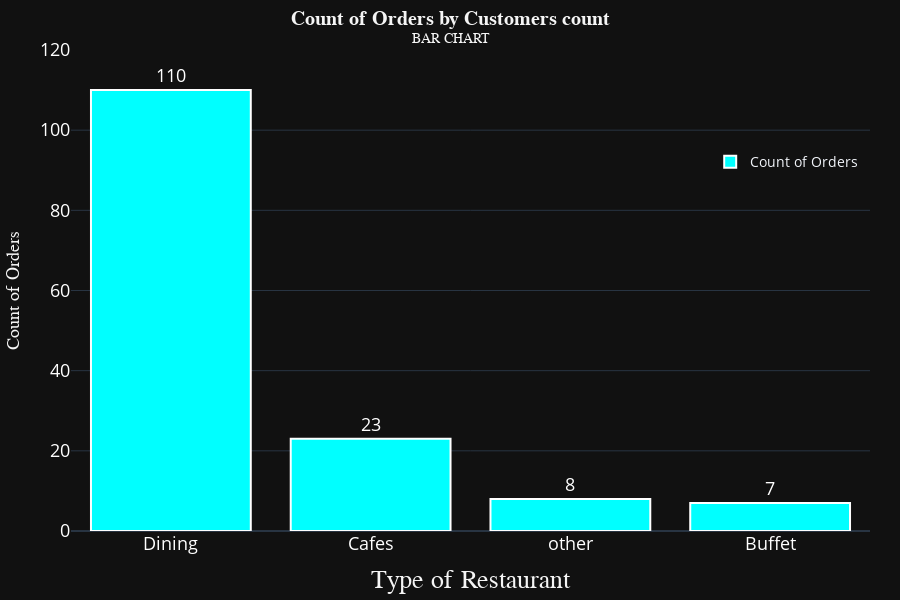

This figure's notebook cell:
### Code cell
trace = go.Bar(
    x = cusc['listed_in(type)'],
    y = cusc['name'],
    marker = dict(color = 'cyan', line = dict(color = 'white', width = 2)),
    text = cusc['name'],
    textposition = 'outside',
    textfont = dict(size = 18, color = 'white'),
    hovertemplate = "%{y}<extra></extra>",
    showlegend = True,
    name = 'Count of Orders'
)

layout = go.Layout(
    title = dict(text = '<b>Count of Orders by Customers count</b><br><sup>BAR CHART</sup>', 
                 font = dict(family = 'Arial', color = 'whitesmoke', size = 20), x = 0.5),
    xaxis = dict(title = dict(text = 'Type of Restaurant', font = dict(size = 26, color = 'whitesmoke', family = 'Arial')), 
                 tickfont = dict(size = 18, color = 'white')),
    yaxis = dict(title = dict(text = 'Count of Orders', font = dict(size = 18, color = 'whitesmoke', family = 'Arial')),
                 tickfont = dict(size = 18, color = 'white'), range = [0,120]),
    legend = dict(x = 0.8, y = 0.8, font = dict(size = 14)),
    template = 'plotly_dark', hovermode = 'x unified',
    margin = dict(t = 50, b = 50, l = 30, r = 30),
    height = 600
)

fig = go.Figure(trace , layout)
fig.show()

### Figure 1 — Plotly figure (JSON) as saved in the notebook; plotly's stock layout.template omitted (floating-point values rounded to 4 significant figures)
{"data": [{"hovertemplate": "%{y}<extra></extra>", "marker": {"color": "cyan", "line": {"color": "white", "width": 2}}, "name": "Count of Orders", "showlegend": true, "text": [110.0, 23.0, 8.0, 7.0], "textfont": {"color": "white", "size": 18}, "textposition": "outside", "type": "bar", "x": ["Dining", "Cafes", "other", "Buffet"], "y": [110, 23, 8, 7]}], "layout": {"height": 600, "hovermode": "x unified", "legend": {"font": {"size": 14}, "x": 0.8, "y": 0.8}, "margin": {"b": 50, "l": 30, "r": 30, "t": 50}, "title": {"font": {"color": "whitesmoke", "family": "Arial", "size": 20}, "text": "<b>Count of Orders by Customers count</b><br><sup>BAR CHART</sup>", "x": 0.5}, "xaxis": {"tickfont": {"color": "white", "size": 18}, "title": {"font": {"color": "whitesmoke", "family": "Arial", "size": 26}, "text": "Type of Restaurant"}}, "yaxis": {"range": [0, 120], "tickfont": {"color": "white", "size": 18}, "title": {"font": {"color": "whitesmoke", "family": "Arial", "size": 18}, "text": "Count of Orders"}}}}
